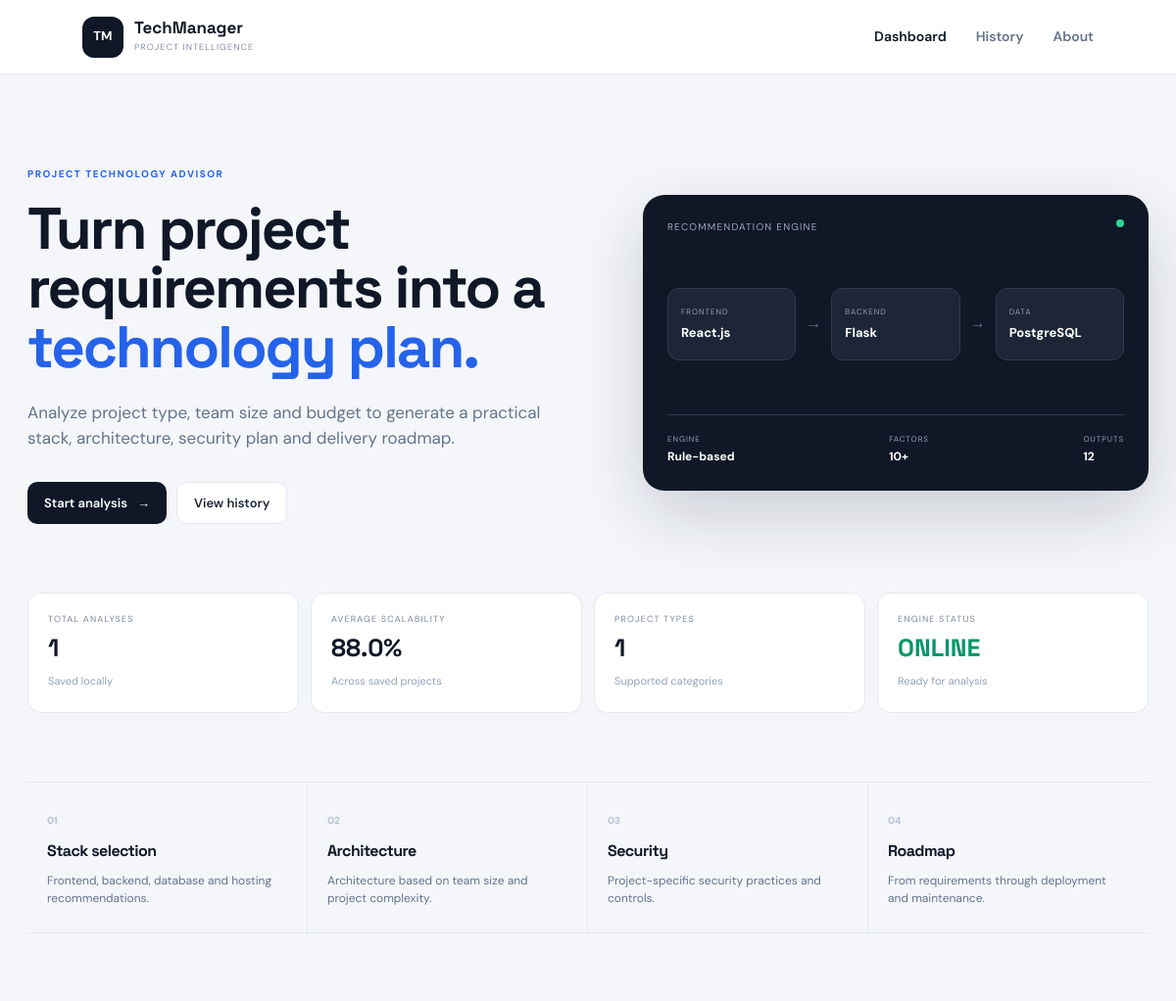
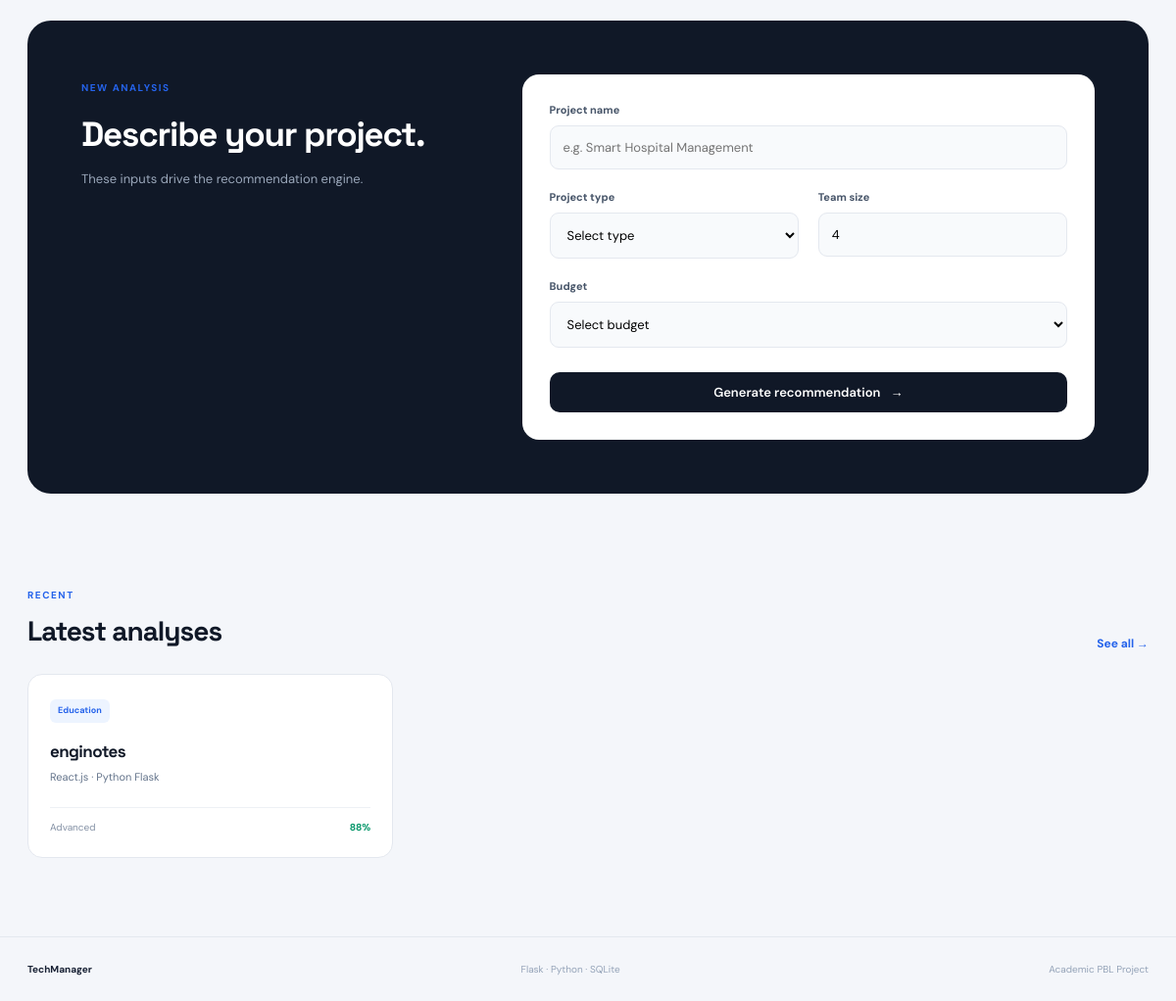
The page / on the database its author committed (2 pictures, top to bottom).
### tables this page shows
CREATE TABLE recommendations (
            id INTEGER PRIMARY KEY AUTOINCREMENT,
            project_name TEXT NOT NULL,
            project_type TEXT NOT NULL,
            team_size INTEGER NOT NULL DEFAULT 1,
            budget TEXT NOT NULL,
            complexity TEXT NOT NULL,
            frontend TEXT NOT NULL,
            backend TEXT NOT NULL,
            database_name TEXT NOT NULL,
            hosting TEXT NOT NULL,
            architecture TEXT NOT NULL,
            scalability INTEGER NOT NULL DEFAULT 0,
            development_time TEXT NOT NULL,
            estimated_cost TEXT NOT NULL,
            created_at TEXT NOT NULL
        );

### app.py (the view)
@app.route("/")
def home():
    conn = get_db()
    total = conn.execute("SELECT COUNT(*) AS n FROM recommendations").fetchone()["n"]
    avg_scale = conn.execute("SELECT COALESCE(ROUND(AVG(scalability)), 0) AS n FROM recommendations").fetchone()["n"]
    types = conn.execute("SELECT COUNT(DISTINCT project_type) AS n FROM recommendations").fetchone()["n"]
    recent = conn.execute(
        "SELECT * FROM recommendations ORDER BY id DESC LIMIT 5"
    ).fetchall()
    conn.close()
    return render_template(
        "index.html",
        total=total,
        avg_scale=avg_scale,
        types=types,
        recent=recent
    )

### app.py (called while the page is built)
def get_db():
    conn = sqlite3.connect(DATABASE)
    conn.row_factory = sqlite3.Row
    return conn

### templates/index.html (shortened to what this page needs)
<!DOCTYPE html>
<html lang="en">
<head>
    <link rel="stylesheet" href="{{ url_for('static', filename='css/style.css') }}">
</head>
<body>
<nav class="nav">
    <a class="brand" href="/">
        <span class="brand-mark">TM</span>
        <span><b>TechManager</b><small>PROJECT INTELLIGENCE</small></span>
    </a>
    <div class="nav-links">
        <a class="active" href="/">Dashboard</a>
        <a href="/history">History</a>
        <a href="/about">About</a>
    </div>
</nav>
<main>
    <section class="hero">
        <div class="hero-copy">
            <span class="eyebrow">PROJECT TECHNOLOGY ADVISOR</span>
            <h1>Turn project requirements into a <em>technology plan.</em></h1>
            <p>Analyze project type, team size and budget to generate a practical stack, architecture, security plan and delivery roadmap.</p>
            <div class="hero-actions">
                <a class="btn btn-dark" href="#analyze">Start analysis <span>→</span></a>
                <a class="btn btn-light" href="/history">View history</a>
            </div>
        </div>
        <div class="hero-panel">
            <div class="panel-top"><span>RECOMMENDATION ENGINE</span><i></i></div>
            <div class="flow">
                <div class="flow-card"><small>FRONTEND</small><b>React.js</b></div>
                <span>→</span>
                <div class="flow-card"><small>BACKEND</small><b>Flask</b></div>
                <span>→</span>
                <div class="flow-card"><small>DATA</small><b>PostgreSQL</b></div>
            </div>
            <div class="panel-bottom">
                <span><small>ENGINE</small><b>Rule-based</b></span>
                <span><small>FACTORS</small><b>10+</b></span>
                <span><small>OUTPUTS</small><b>12</b></span>
            </div>
        </div>
    </section>
    <section class="stats">
        <div><small>TOTAL ANALYSES</small><strong>{{ total }}</strong><span>Saved locally</span></div>
        <div><small>AVERAGE SCALABILITY</small><strong>{{ avg_scale }}%</strong><span>Across saved projects</span></div>
        <div><small>PROJECT TYPES</small><strong>{{ types }}</strong><span>Supported categories</span></div>
        <div><small>ENGINE STATUS</small><strong class="green">ONLINE</strong><span>Ready for analysis</span></div>
    </section>
    <section class="feature-strip">
        <article><b>01</b><h3>Stack selection</h3><p>Frontend, backend, database and hosting recommendations.</p></article>
        <article><b>02</b><h3>Architecture</h3><p>Architecture based on team size and project complexity.</p></article>
        <article><b>03</b><h3>Security</h3><p>Project-specific security practices and controls.</p></article>
        <article><b>04</b><h3>Roadmap</h3><p>From requirements through deployment and maintenance.</p></article>
    </section>
    <section id="analyze" class="analyze">
        <div class="section-intro">
            <span class="eyebrow">NEW ANALYSIS</span>
            <h2>Describe your project.</h2>
            <p>These inputs drive the recommendation engine.</p>
        </div>
        <form class="analysis-form" method="POST" action="/recommend">
            <label class="full">Project name
                <input name="project_name" placeholder="e.g. Smart Hospital Management" required>
            </label>
            <label>Project type
                <select name="project_type" required>
                    <option value="">Select type</option>
                </select>
            </label>
            <label>Team size
                <input type="number" name="team_size" min="1" max="100" value="4" required>
            </label>
            <label class="full">Budget
                <select name="budget" required>
                    <option value="">Select budget</option>
                </select>
            </label>
            <button class="btn btn-dark full submit-btn" type="submit">Generate recommendation <span>→</span></button>
        </form>
    </section>
    {% if recent %}
    <section class="recent">
        <div class="section-head">
            <div><span class="eyebrow">RECENT</span><h2>Latest analyses</h2></div>
            <a href="/history">See all →</a>
        </div>
        <div class="recent-grid">
            {% for r in recent %}
            <a class="recent-card" href="/details/{{ r['id'] }}">
                <span class="type-pill">{{ r['project_type'] }}</span>
                <h3>{{ r['project_name'] }}</h3>
                <p>{{ r['frontend'] }} · {{ r['backend'] }}</p>
                <footer><span>{{ r['complexity'] }}</span><b>{{ r['scalability'] }}%</b></footer>
            </a>
            {% endfor %}
        </div>
    </section>
    {% endif %}
</main>
<footer class="footer"><b>TechManager</b><span>Flask · Python · SQLite</span><span>Academic PBL Project</span></footer>
</body>
</html>

### rows shown on the page
recommendations: project_type "Education", project_name "enginotes", frontend "React.js", backend "Python Flask", complexity "Advanced", scalability "88"

### other values the page prints
{{ total }} "1"
{{ avg_scale }} "88.0"
{{ types }} "1"
